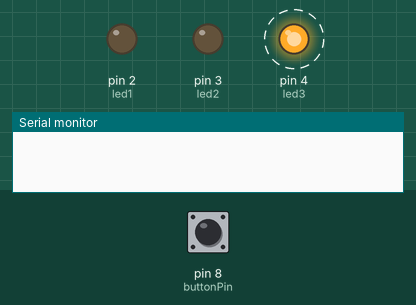
A sketch run on a simulated Arduino Uno, built with avr-gcc and run on an emulated ATmega328P. On the bench: output pins drawn as LEDs (lit = HIGH), the last lines printed to the serial monitor. Dashed ring = blinking. The inputs (shaded band) are chosen by the test bench; at power-on: pin 8 (buttonPin) LOW.

Above: at 1.2 s.
1.3 s: pin 8 (buttonPin) pulled HIGH for 0.15 s
At 3.8 s:
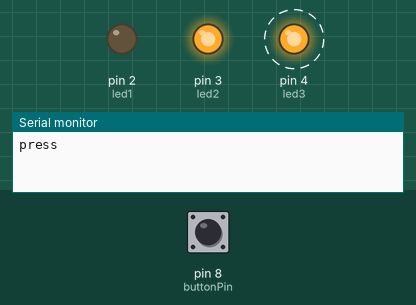
4.4 s: pin 8 (buttonPin) pulled HIGH for 1 s
At 5.8 s:
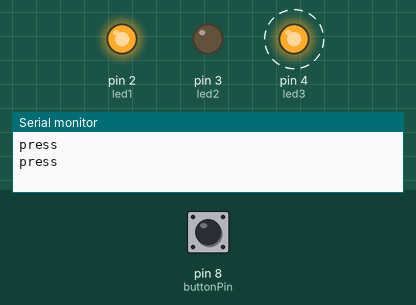
8.4 s: pin 8 (buttonPin) pulled HIGH for 3.2 s
At 10.8 s:
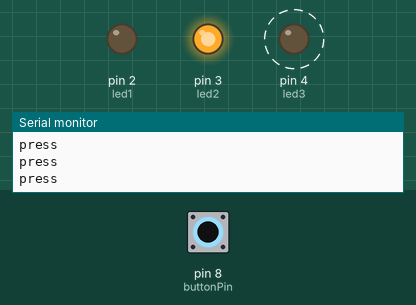
Timing chart, 0 to 20.6 s (numbered marks = the images above; inputs shaded):
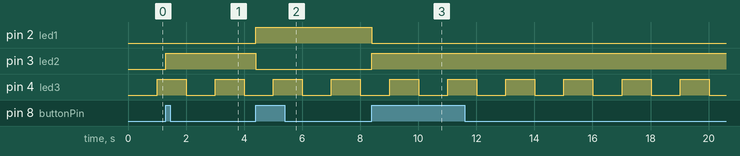

Measured:
- after the input at 1.3 s, pin 3 (led2): LOW → HIGH at once
- after the input at 4.4 s, pin 2 (led1): LOW → HIGH at once; pin 3 (led2): HIGH → LOW at once
- after the input at 8.4 s, pin 2 (led1): HIGH → LOW at once; pin 3 (led2): LOW → HIGH at once
- by itself, pin 4 (led3): alternates HIGH for 1.0 s and LOW for 1.0 s

The sketch:

Multitask.ino
```cpp
#define led1 2
#define led2 3
#define led3 4
#define buttonPin 8

long timeNow = millis();
long timeBefore1 = 0;
long timeBefore2 = 0;
long buttonDelay = 50;
byte buttonState = LOW;
byte ledState = LOW;
int lastButton = 2;

void setup() {
  Serial.begin(9600);
  pinMode(led1, OUTPUT);
  pinMode(led2, OUTPUT);
  pinMode(led3, OUTPUT);
  pinMode(buttonPin, INPUT);
}

void loop() {
  // put your main code here, to run repeatedly:
  timeNow = millis();

  if (timeNow - timeBefore1 > buttonDelay) {
      byte newButtonState = digitalRead(buttonPin);
      if (newButtonState != buttonState) {
        buttonState = newButtonState;
        if (buttonState == HIGH) {
          Serial.println("press");
            if (lastButton == 2) {
              digitalWrite(3, HIGH);
              digitalWrite(2, LOW);
              lastButton = 3;
            }else {
              digitalWrite(2, HIGH);
              digitalWrite(3, LOW);
              lastButton = 2;
            }
        }
        timeBefore1 = timeNow;
  }}
  if (timeNow - timeBefore2 > 1000) {
    timeBefore2 = timeNow;
    if (ledState == HIGH) {
      digitalWrite(led3, LOW);
      ledState = LOW;
    } else {
      digitalWrite(led3, HIGH);
      ledState = HIGH;
    }
  }
}
```
